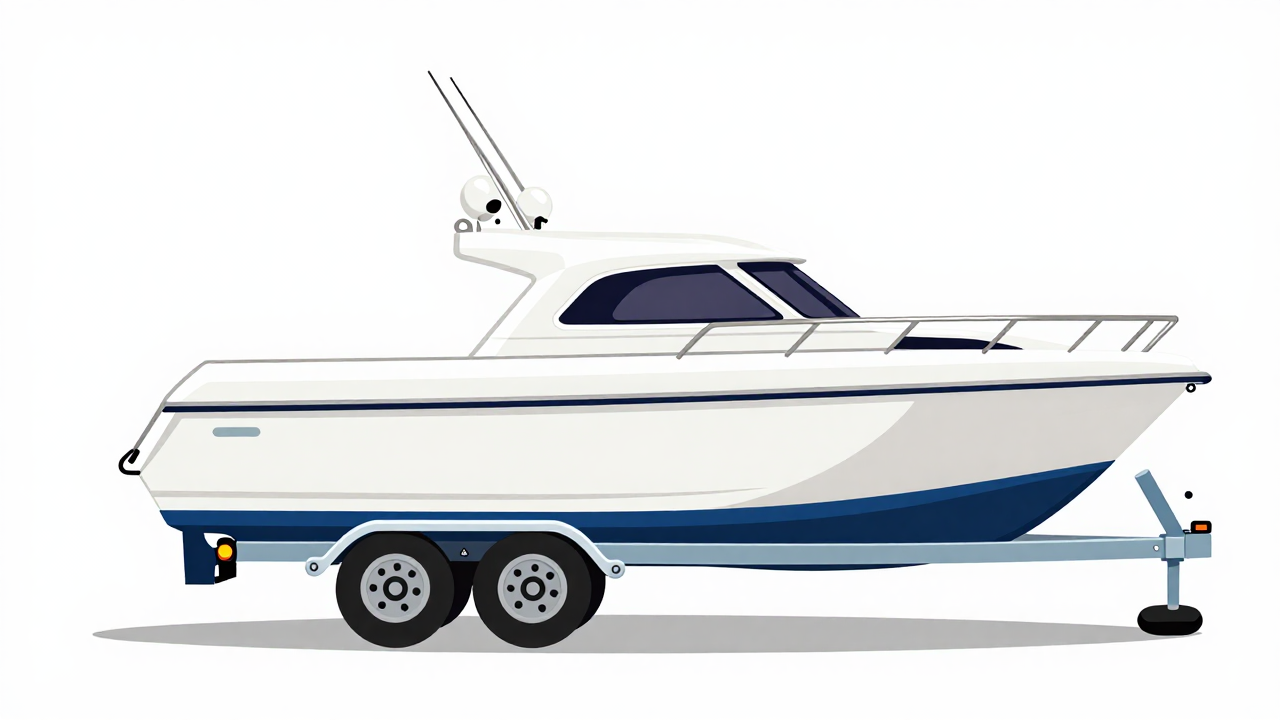
#> input picture kanalen/marketdoodle/video-miljoen/afbeeldingen/boot.png, 1280 x 720 px
$ python -i maak_miljoen.py   (imports and definitions only)
#> lines starting #> are read from the running program, lines starting #| are printed output that depends on the picture; after the words box and inside, x2 and y2 are one past the last pixel; in counts of white or black regions, pixels touching at a corner belong together
### tools/scenewachter.py
"""Scènewachter (eigenaar 24 nov 2026: "wat kunnen we maken zodat dit voortaan automatisch wordt gezien en aangepast als het
niet klopt, ik moet nu elke keer zelf kijken" – na zwevende auto's, een router voor de koelkast, een bord in de lucht en een
tv die door de bank stond).

Elk voorwerp dat de renderer tekent, meldt zich met zijn kader en waar het OP staat. De wachter:
  1. ANKER: de onderkant moet in de band van dat vlak liggen (achtergronden.json: stoep, aanrecht, tafel, vloer ...).
     Zo niet -> zet het voorwerp er zelf op (geeft dx, dy terug) en schrijft "aangepast" in het rapport.
  2. MUUR: iets wat hangt (tv, klok) moet helemaal binnen een muurstuk vallen en mag geen meubel raken.
  3. BOTSING: valt de onderkant binnen de voetafdruk van een meubel (bank, koelkast, kast), dan staat het er dóórheen ->
     schuift het opzij naar de dichtstbijzijnde vrije plek op hetzelfde vlak; lukt dat niet -> FOUT.
  4. GEZICHT: iets wat vóór de poppetjes getekend wordt, mag geen gezicht bedekken (behalve wat die persoon vasthoudt).
  5. GEEN ANKER opgegeven -> FOUT ("waar staat dit op?").
  6. MAAT (26 nov 2026): W.persoon(naam, voet_y, lengte) -> te klein / te groot t.o.v. deur, bank, bureau of mensen in de
     achtergrond op die diepte (achtergronden.json "maat": horizon + k). Zonder opgemeten maat -> FOUT.
op-waarden: een vlaknaam uit achtergronden.json | "muur" | "hand:<naam>" / "bek" / "aan:<iets>" (vastgehouden, met
punt=(x, y): het voorwerp moet dat punt raken) | "beeld" (grafiek bovenop het beeld: telefoonscherm, biljet, kop) .

Gebruik in een renderer:
    W = Scenewachter(Path(".../achtergronden.json"))
    W.begin(bg_naam, t)
    dx, dy = W.plaats("router", (x0, y0, x1, y1), op="aanrecht")          # vóór het tekenen; schuif mee
    W.plaats("bord", box, op="tafel-rechts", voor=True)                    # voor=True: getekend vóór de poppetjes
    W.einde(gezichten={"dad": (cx, cy, r), ...})
    W.rapport()  -> lijst met meldingen (leeg = goed). Na de render: W.schrijf(Path("SCENEWACHTER.md")).
"""
import json
from pathlib import Path

class Scenewachter:
    def __init__(self, achtergronden, marge=6):
        self.A = json.loads(Path(achtergronden).read_text(encoding="utf-8")); self.marge = marge
        self.meld = {}                                    # (soort, voorwerp, bg, detail) -> eerste tijd
        self.bg = None; self.t = 0.0; self.voor = []; self.extra = {}; self.gezien = {}; self.dit_frame = []

    # ---------- per frame ----------
    def begin(self, bg, t):
        self.bg = bg; self.t = t; self.voor = []; self.extra = {}; self.dit_frame = []   # dit_frame: (naam, kader) voor de tekstwachter
        if bg not in self.A: self._m("FOUT", "achtergrond", f"'{bg}' staat niet in achtergronden.json (eerst opmeten)")

    # [19 lines left out: function vlak, not called in this run]

    def _m(self, soort, naam, tekst):
        k = (soort, naam, self.bg, tekst)
        if k not in self.meld: self.meld[k] = self.t

    # [69 lines left out: functions plaats, persoon, einde, not called in this run]

    # ---------- rapport ----------
    def rapport(self, soort=None):
        return [(t, s, n, bg, tekst) for (s, n, bg, tekst), t in sorted(self.meld.items(), key=lambda kv: kv[1]) if soort in (None, s)]

    # [5 lines left out: function schrijf, not called in this run]

### kanalen/marketdoodle/video-miljoen/maak_miljoen.py
"""What If Everyone on Earth Got $1 Million Tonight? — lang, liggend 1920x1080 (eigenaar 24 nov). Proef = eerste 2 min.
Zelfde poppetjes/stijl als Swapped Lives (pop_short.py), met de lessen van AI Studio: meteen chaos, LATEN ZIEN (telefoon met
saldo, roze sportwagen, boot, paard, gamestoel, briefje op de schooldeur, kroon), rustige push-in per scène (geen effect bij
scènewissel), geluidseffecten. GEEN muziek. Gebruik: python maak_miljoen.py [--plaat]  -> miljoen.mp4"""
import colorsys, json, math, os, re, subprocess, sys
from pathlib import Path
import numpy as np, soundfile as sf
from PIL import ImageFilter, Image, ImageDraw, ImageChops
HIER = Path(__file__).parent
# [1 line that did not run here, left out]

# [1 line that did not run here, left out]
# [6 lines not run here, left out]
WO = []
# [3 lines not run here, left out]
import difflib
def _norm(w): return re.sub(r"[^a-z0-9]", "", w.lower())
def _script_woorden():
    """Per zin de woorden van het script met tijden: Whisper-tijden waar de woorden overeenkomen, anders verdeeld naar lengte."""
    uit = []
    for i, z in enumerate(Z):
        sw = z[2].replace('"', "").split(); ww = [w for w in WO if w[0] == i]
        if not ww: ww = [[i, z[2], z[0], z[1]]]
        t0s, t1s = [None] * len(sw), [None] * len(sw)
        sm = difflib.SequenceMatcher(None, [_norm(w) for w in sw], [_norm(w[1]) for w in ww], autojunk=False)
        for a, b, n in sm.get_matching_blocks():
            for k in range(n): t0s[a + k], t1s[a + k] = ww[b + k][2], ww[b + k][3]
        begin, eind = ww[0][2], ww[-1][3]
        k = 0
        while k < len(sw):                               # gaten opvullen: tussen vorige eind en volgende begin, naar woordlengte
            if t0s[k] is not None: k += 1; continue
            j = k
            while j < len(sw) and t0s[j] is None: j += 1
            a = t1s[k - 1] if k > 0 else begin; b = t0s[j] if j < len(sw) else eind
            if b <= a: b = a + 0.25 * (j - k)
            lens = [max(1, len(_norm(w))) for w in sw[k:j]]; tot = sum(lens); t = a
            for q in range(k, j):
                d = (b - a) * lens[q - k] / tot; t0s[q], t1s[q] = t, t + d; t += d
            k = j
        uit += [[i, w, round(t0s[q], 2), round(t1s[q], 2)] for q, w in enumerate(sw)]
#> further down, picture is the input picture: PIL image 1280x720 RGB; mean R, G, B 225.8, 227.8, 229.4
    return uit
# [1 line that did not run here, left out]
# [1 line that did not run here, left out]
# [1 line that did not run here, left out]
# [1 line that did not run here, left out]
LAYOUT = set()                                          # layoutcheck (vroeg, zodat kw() erin kan melden)
# [5 lines left out: function kw, not called in this run]
NAAMLABELS = False                                       # eigenaar 25 nov: "alle tekens bij de characters mogen ook weg"
LIJF = {"YOU": "you", "DAD": "dad", "MOM": "mom", "SIS": "sis", "BOSS": "boss", "TEACH": "teach"}
NAAM = {"YOU": "YOU", "DAD": "DAD", "MOM": "MOM", "SIS": "SISTER", "TEACH": "TEACHER", "BOSS": "BOSS"}
# [4 lines left out: function luid, not called in this run]

# ---------- losse voorwerpen (ComfyUI, witte achtergrond weg) ----------
def los(im, tol=30):
#> called with tol = 30
    im = im.convert("RGB"); w, h = im.size; m = im.copy()
    for p in ((0, 0), (w - 1, 0), (0, h - 1), (w - 1, h - 1)): ImageDraw.floodfill(m, p, (255, 0, 255), thresh=tol)
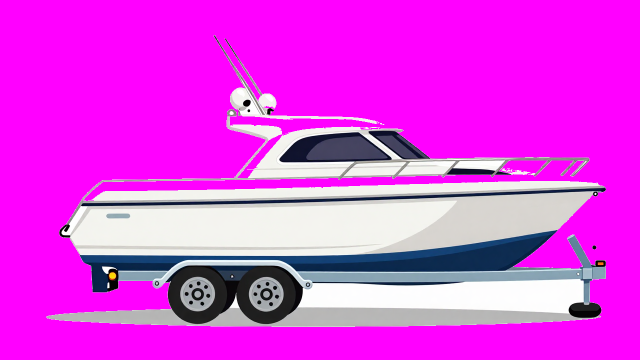
#> m: PIL image 1280x720 RGB (shown at 1/2 size); mean R, G, B 226.5, 61.1, 229.9
    a = Image.eval(ImageChops.difference(m, Image.new("RGB", m.size, (255, 0, 255))).convert("L"), lambda v: 255 if v > 8 else 0)
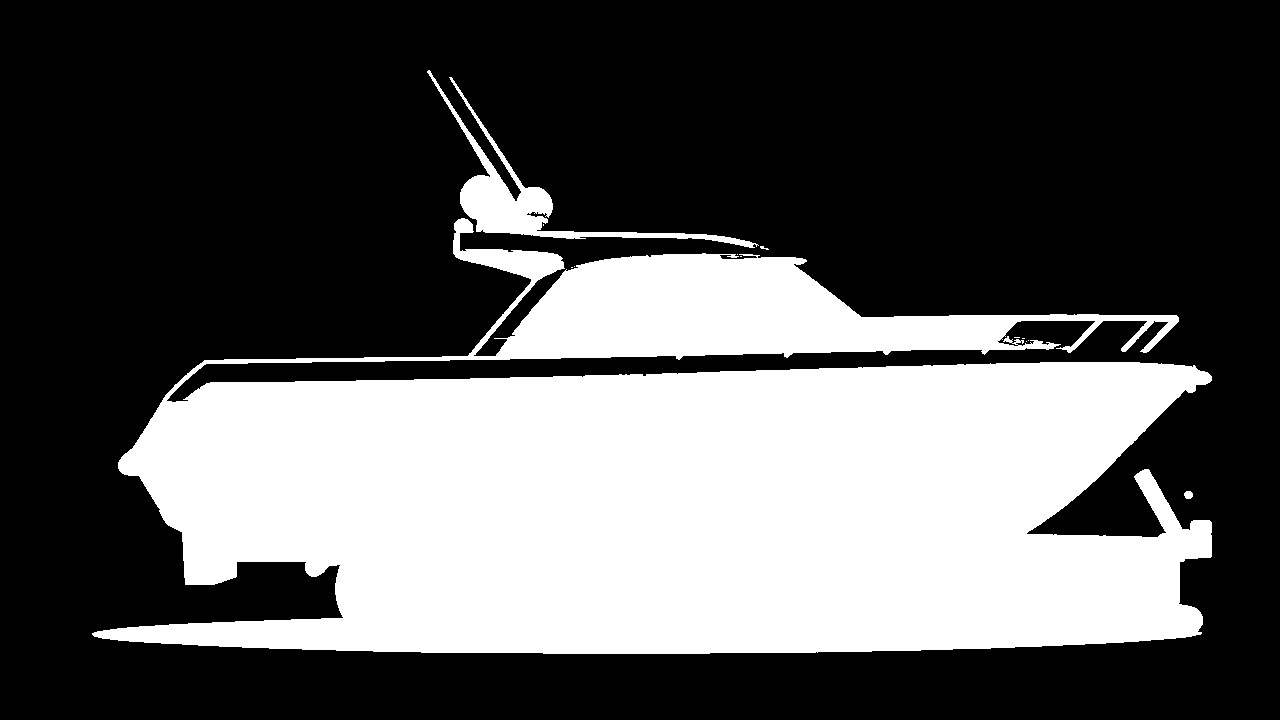
#> a: PIL image 1280x720 L; 34.4% white; 13 white regions (10 under 20 px), largest, box (x1, y1, x2, y2) and area: (92, 218, 1212, 654) 310931, (427, 70, 759, 248) 6389, (1184, 491, 1193, 499) 59
    out = im.convert("RGBA"); out.putalpha(a); return out.crop(a.getbbox())
#> after `return out.crop(a.getbbox())`:
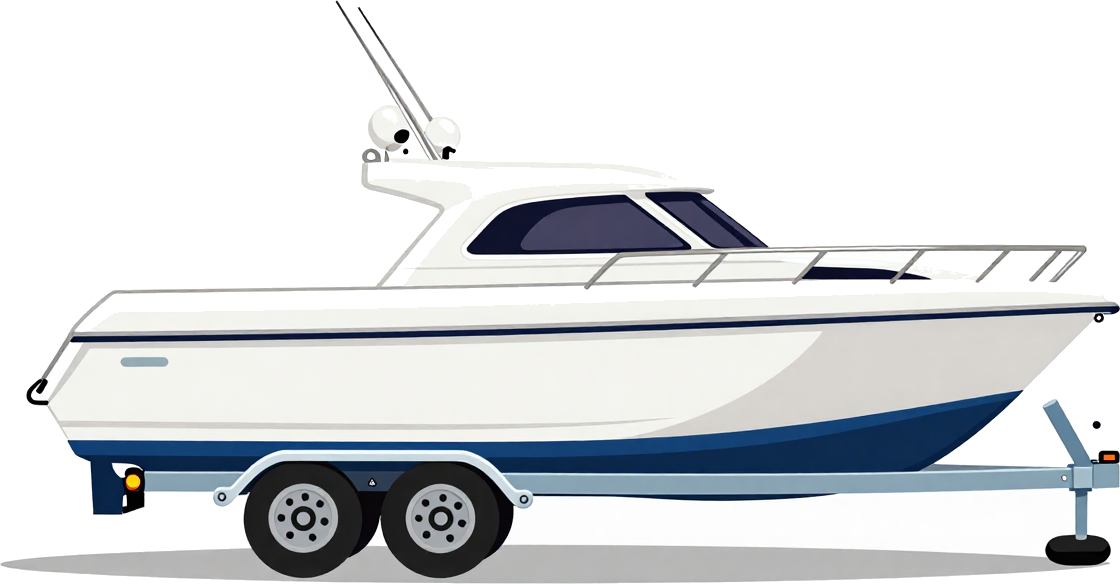
#> returned value: PIL image 1120x584 RGBA; mean R, G, B, A 214.3, 217, 219.3, 123.7; transparent parts drawn white
SPR = {}
# [16 lines left out: function sprite, not called in this run]
sys.path.insert(0, str(HIER.parents[2] / "tools"))
from scenewachter import Scenewachter
# [1 line that did not run here, left out]
# [4 lines left out: function zet, not called in this run]

# ---------- scènes ----------
def _van_tot(van, tot):                                  # zinnummers van zin die met 'van' begint t/m 'tot'
    i0 = next(i for i, z in enumerate(Z) if z[2].startswith(van)); i1 = next(i for i, z in enumerate(Z) if z[2].startswith(tot))
    return range(i0, i1 + 1)
# [1 line that did not run here, left out]
# [2 lines not run here, left out]
BGNAAM = {"slaapkamer-jij": "kamer-jij", "school": "schooldeur", "tv": "woonkamer", "nacht": "keuken-nacht"}
blokken = []
# [4 lines not run here, left out]
def zi(tekst):                                           # nummer van de zin die met deze tekst begint
    return next(i for i, z in enumerate(Z) if z[2].startswith(tekst))
SC = []
# [135 lines not run here, left out]
# [1 line that did not run here, left out]

SCHRIK = ("fifty dollars", "raised the prices", "raised them again", "This time, only one person", "Round two starts",
          "Congratulations", "For milk", "By lunch", "two hundred", "The price tags change", "smoke alarm", "Pitch black",
          "the TV is broken", "Not the toilet paper", "eats Mom's flowers", "Then the fence", "Then the doormat", "How much is one banana")
BLIJ = ("You're rich", "Day one is amazing", "It was a really good coconut", "Best deal I ever made", "This is the best restaurant",
        "I'm a millionaire", "A millionaire did")
# [15 lines left out: functions _start, emotie, not called in this run]
VERDRIET = ("A little less happy", "Nobody finds it funny", "I can't charge my phone", "very, very slowly", "The shelves get emptier", "Then the bread", "Yes. The toilet paper",
            "We had a million dollars", "He laughs", "Dad calls ten more",
            "poorer than before", "The boat is gone")          # gezicht past bij de zin: teleurgesteld/verdrietig (wenkbrauwen)
VERBAASD = ("toothache", "balloon", "dentist", "Twenty thousand", "One million dollars?", "blink", "Oh", "screams", "Nobody", "three", "boat", "can't even swim", "horse", "Gone to Hawaii", "crown")
BLIJ = ("millionaire", "Best. Day", "rich")
NACTIE = {"The cashier shrugs": ("kassa", "schouders"), "Then she hands out homework": ("teach", "wijslinks"),
          "Day twenty. The car": None}
# 25 nov (eigenaar: "elke keer dat er iets gezegd wordt zwaaien ze met de armen, dat hoeft toch niet"): gewoon praten = GEEN
# armgebaar. Alleen een gebaar als de zin erom vraagt (juichen, schrikken, 'wat?!', handen in de zij ...).
ACTIE = {"Best. Day. Ever": "juich", "You can't even swim": "heupen", "Who sold a seven": "armen-open",
         "A millionaire did": "juich", "I quit": "zwaai", "But who runs": "schouders", "One million dollars?": "schrik"}

# [1 line that did not run here, left out]
BG = {}
# [10 lines left out: function bg, not called in this run]
LAYOUT = globals().get("LAYOUT", set())                # layoutcheck: tekst buiten beeld/kader -> melding bij --plaat en render
# [24 lines left out: functions kop, ondertitel, not called in this run]

# [1 line that did not run here, left out]
# [35 lines left out: functions telefoon, briefje, kroon, not called in this run]

def hand(n, x, y, s, hoek=70):                          # rechterhand bij gebaar 'vast' (70) of 'telefoon' (-32), zelfde maten als poppetje
    S = s * ps.C[n].get("groot", 1.0); heup = y - 78 * S - 14 * S; sch = heup - 105 * S + 22 * S
    return x + 44 * S + math.sin(math.radians(hoek)) * 82 * S, sch + math.cos(math.radians(hoek)) * 82 * S, S
def telefoontje(img, hx, hy, S, t):
    d = ImageDraw.Draw(img); d.rounded_rectangle((hx - 13 * S, hy - 36 * S, hx + 13 * S, hy + 6 * S), int(5 * S), fill=(30, 30, 36), outline=(10, 10, 12), width=2)
    d.rounded_rectangle((hx - 10 * S, hy - 32 * S, hx + 10 * S, hy + 2 * S), int(3 * S), fill=(150, 220, 255) if int(t * 3) % 2 else (120, 235, 160))
# [36 lines left out: functions games, tafel, mat, not called in this run]

# ---------- tekeningen voor de rest van het verhaal (laten zien wat er gezegd wordt) ----------
INK = (40, 35, 40)
# [102 lines left out: functions ballon, router, vonk, prijsbord, banaan, chefmuts and 5 more, not called in this run]
def kaars(img, t, x, y):
    d = ImageDraw.Draw(img); d.rectangle((x - 12, y - 70, x + 12, y), fill=(250, 245, 230), outline=INK, width=3)
    fl = 1 + 0.15 * math.sin(t * 13); d.ellipse((x - 11 * fl, y - 105 * fl, x + 11 * fl, y - 70), fill=(255, 200, 60), outline=(240, 120, 30), width=3)
# [11 lines left out: function spelbord, not called in this run]
def donker(img, t, t0):
    if t < t0: return img
    f = min(1, (t - t0) / 0.15); zwart = Image.new("RGB", img.size, (10, 12, 30)); return Image.blend(img, zwart, 0.72 * f)
# [126 lines left out: functions gloed, accu, wang, deur, tandje, tv and 6 more, not called in this run]
SC_NU = {}; GEZ = {}; NAAM_GETOOND = False
ZOOM_AAN = True; TEKST_AAN = True                      # uit voor de herkenwachter (losse voorwerpen zonder zoom en zonder tekst)
# [11 lines left out: function leeg_schap, not called in this run]
AUTO_RIJ = [(160, 0.15), (455, 0.6), (750, 0.55), (1045, 0.33), (1340, 0.75)]   # 5 plekken op de stoep, 281 px breed
# [4 lines left out: function auto_rij, not called in this run]
_GLAS = {}
# [9 lines left out: function glasmasker, not called in this run]
KEUKENRAMEN = [(80, 125, 295, 575), (695, 175, 1120, 515)]
# [8 lines left out: function nacht_ramen, not called in this run]
def raampaard(img, t, t0):                               # paard kijkt door het keukenraam naar binnen
    sp = sprite("paard", 250); laag = Image.new("RGBA", img.size, (0, 0, 0, 0)); laag.paste(sp, (int(880 - sp.width / 2), 300), sp)   # hoofd onder de koppen
    m = ImageChops.multiply(laag.split()[3], glasmasker("keuken", KEUKENRAMEN)); img.paste(laag, (0, 0), m)
# [301 lines left out: functions brandhout, frame, geluid, not called in this run]

# [20 lines not run here, left out]

>>> from PIL import Image
>>> picture = Image.open('afbeeldingen/boot.png')
>>> result = los(picture)

$ run again, on kanalen/marketdoodle/video-miljoen/afbeeldingen/sportwagen.png
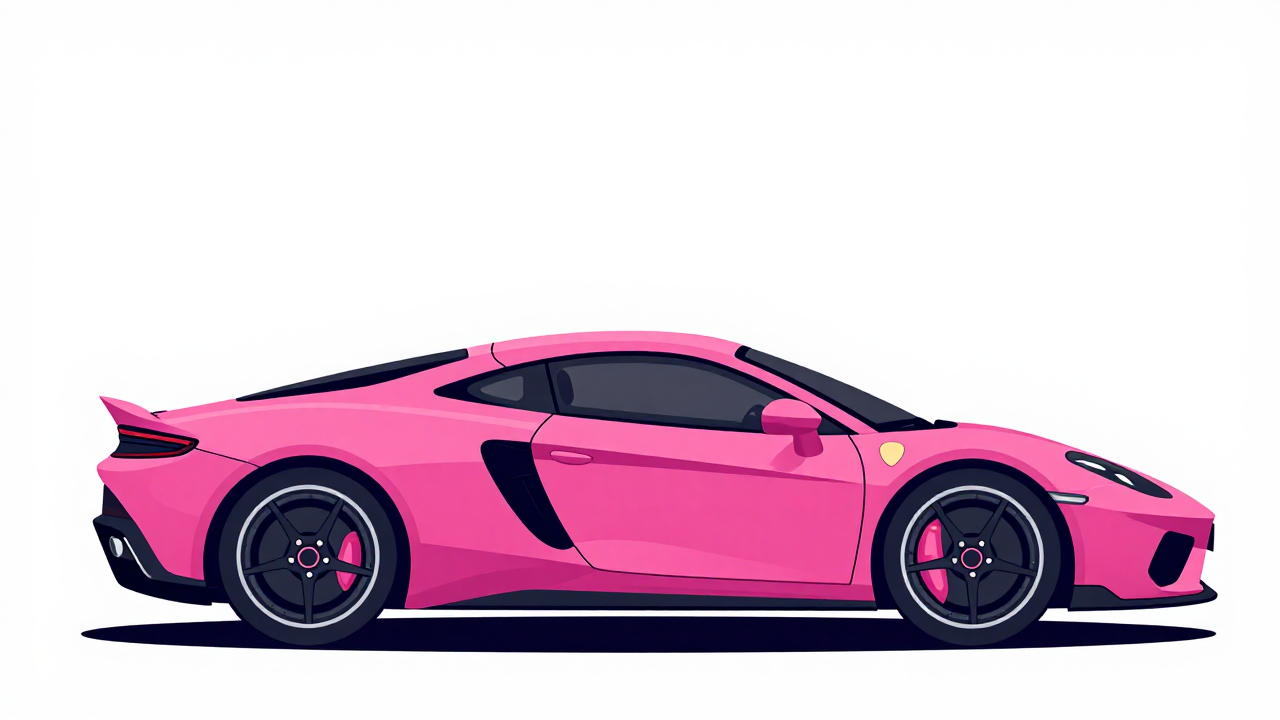
#> input picture kanalen/marketdoodle/video-miljoen/afbeeldingen/sportwagen.png, 1280 x 720 px
#> picture is the input picture: PIL image 1280x720 RGB; mean R, G, B 217.5, 194.7, 209.8
#> in los, `a = Image.eval(ImageChops.difference(m, Image.new("RGB", m.size, (255,..`:
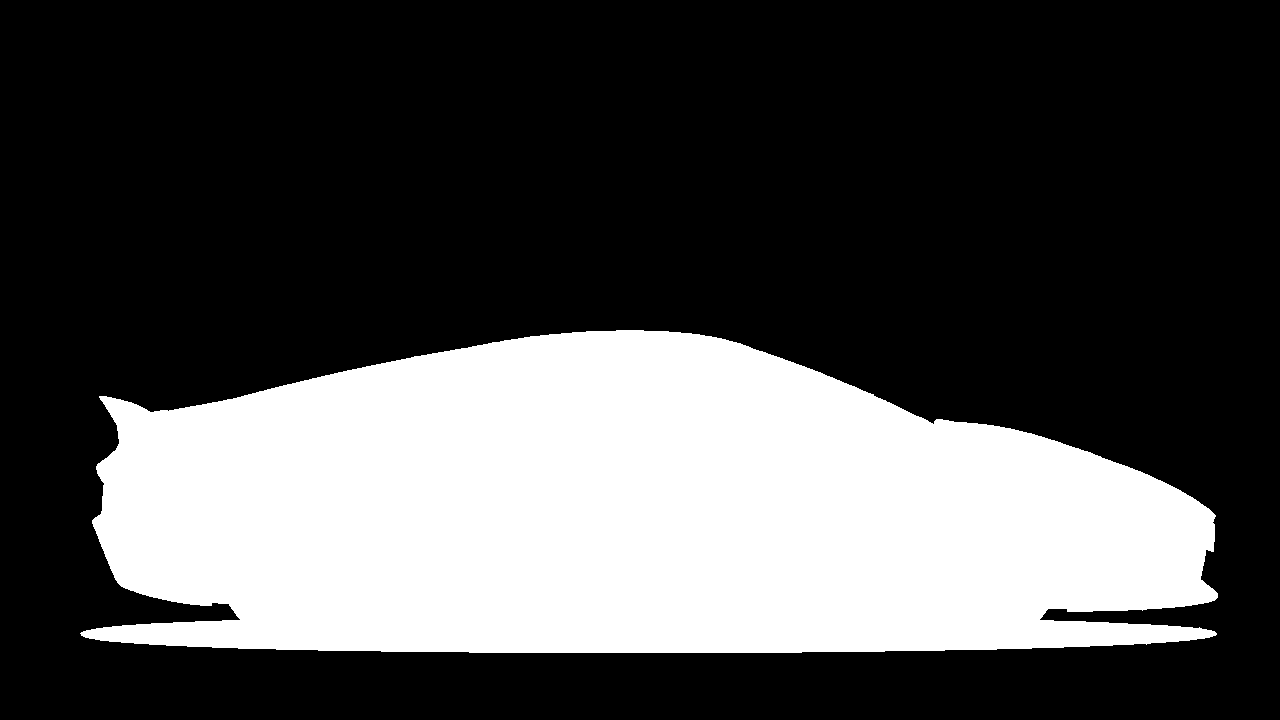
#> a: PIL image 1280x720 L; 30.8% white; 1 white region, box (x1, y1, x2, y2) and area: (80, 330, 1218, 653) 284055
#> in los, `return out.crop(a.getbbox())`:
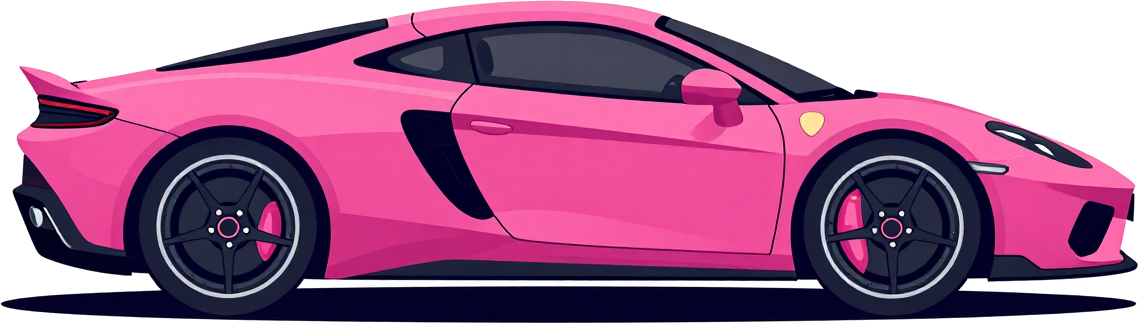
#> returned value: PIL image 1138x323 RGBA; mean R, G, B, A 161.6, 104.5, 142.2, 197.1; transparent parts drawn white
